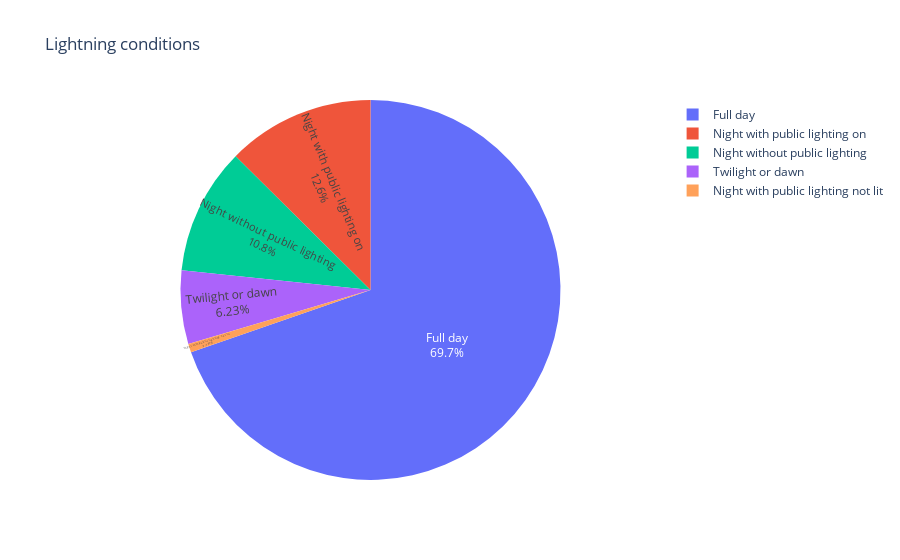

The cell this chart's notebook holds for it:
### Markdown cell above
# Conditions lumineuses
Le plupart des accidents se déroule en plein jour, cela est dû au fait que logiquement la population se déplace majoritairement durant la journées. Si l'on concidère les accident s'étant déroulés la nuit, on ne note qu'une très faible différence entre la proportions des accidents arrivée lorsqu'un éclairage etait présent et lorsqu'il n'y en avait pas (que 1.8%). On peut ne pas concidérer la catégorie "Night with public lighting not lit", cela concerne les accidents survenu la nuit quand les éclairage présent n'était pas allumé, ce sont des conditions très particulières, donc cet événements à très rarement lieu, d'où le faible pourcentage.

### Code cell
pie(users, "lum_str", "Lightning conditions")

### Figure 1 — Plotly figure (JSON) as saved in the notebook; plotly's stock layout.template omitted (floating-point values rounded to 4 significant figures)
{"data": [{"domain": {"x": [0, 1], "y": [0, 1]}, "hovertemplate": "index=%{label}<br>value=%{value}<extra></extra>", "labels": ["Full day", "Night with public lighting on", "Night without public lighting", "Twilight or dawn", "Night with public lighting not lit"], "legendgroup": "", "name": "", "showlegend": true, "textinfo": "percent+label", "textposition": "inside", "type": "pie", "values": [0.6968, 0.1256, 0.1078, 0.06233, 0.007352]}], "layout": {"legend": {"tracegroupgap": 0}, "title": {"text": "Lightning conditions"}}}
